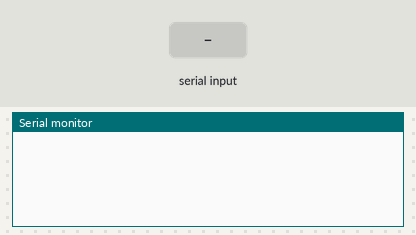
Recording of a sketch running on a simulated Arduino Uno, built with avr-gcc and run on an emulated ATmega328P. Shown: the last lines printed to the serial monitor. The test bench sets the inputs (shaded band).

Above: at 1.2 s.
1.3 s: "KEY,1\n" received over Serial
At 2.5 s:
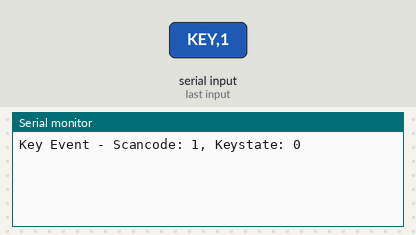
2.8 s: "ABS,1\n" received over Serial
At 3.8 s:
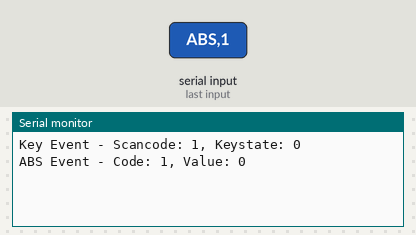

The sketch:

ps5_arduino.ino
```cpp
void setup() {
    Serial.begin(115200);  // Initialize serial communication at 9600 baud
    // Initialize your motor control pins here
    // For example:
    // pinMode(motorPin1, OUTPUT);
    // pinMode(motorPin2, OUTPUT);
}

void loop() {
    if (Serial.available()) {
        String data = Serial.readStringUntil('\n');  // Read incoming data until newline character
        int firstComma = data.indexOf(',');
        String eventType = data.substring(0, firstComma);

        if (eventType == "KEY") {
            int secondComma = data.indexOf(',', firstComma + 1);
            int scancode = data.substring(firstComma + 1, secondComma).toInt();
            int keystate = data.substring(secondComma + 1).toInt();
            // Process the key event (scancode, keystate)
           Serial.print("Key Event - Scancode: ");
            Serial.print(scancode);
           Serial.print(", Keystate: ");
          Serial.println(keystate);
        //Add your motor control logic based on key events here
//           if(scancode == 17 && keystate == -1){
//            Serial.print("pad up");
//        }
//        else{
//          Serial.print("pad down");
//        }
//

         } else if (eventType == "ABS") {
            int secondComma = data.indexOf(',', firstComma + 1);
            int code = data.substring(firstComma + 1, secondComma).toInt();
            int value = data.substring(secondComma + 1).toInt();
            // Process the absolute axis event (code, value)
        Serial.print("ABS Event - Code: ");
       Serial.print(code);
          Serial.print(", Value: ");
          Serial.println(value);
            // Add your motor control logic based on joystick values here

             if(code == 17 && value == -1){
            Serial.println("pad up");
        }
            else if(code == 17 && value == 1){
           Serial.println("pad down");
      }
        }
    }
}
```

Measured:
- after the input at 1.3 s, the serial monitor: prints a new line at once (image 1)
- after the input at 2.8 s, the serial monitor: prints a new line at once (image 2)
